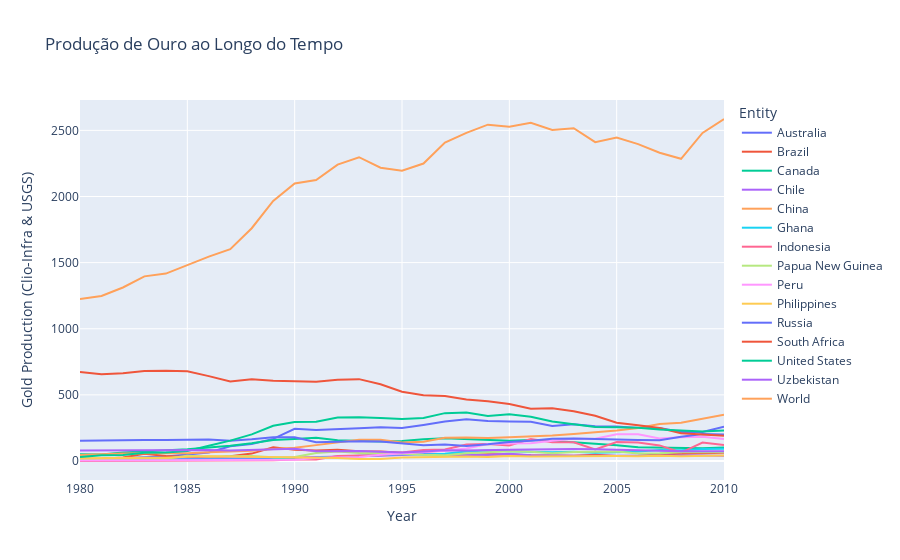

Notebook source saved alongside this figure:
### Code cell
line_fig = px.line(df_hist, x='Year', y='Gold Production (Clio-Infra & USGS)', color='Entity', title='Produção de Ouro ao Longo do Tempo')
line_fig

### Figure 1 — Plotly figure (JSON) as saved in the notebook; plotly's stock layout.template omitted (floating-point values rounded to 4 significant figures)
{"data": [{"hovertemplate": "Entity=Australia<br>Year=%{x}<br>Gold Production (Clio-Infra & USGS)=%{y}<extra></extra>", "legendgroup": "Australia", "line": {"color": "#636efa", "dash": "solid"}, "marker": {"symbol": "circle"}, "mode": "lines", "name": "Australia", "orientation": "v", "showlegend": true, "type": "scatter", "x": [1980, 1981, 1982, 1983, 1984, 1985, 1986, 1987, 1988, 1989, 1990, 1991, 1992, 1993, 1994, 1995, 1996, 1997, 1998, 1999, 2000, 2001, 2002, 2003, 2004, 2005, 2006, 2007, 2008, 2009, 2010], "xaxis": "x", "y": [18, 16, 22, 26, 34, 49, 65, 111, 129, 167, 244, 234, 243, 247, 255, 249, 273, 299, 316, 303, 299, 296, 265, 278, 262, 260, 250, 250, 220, 220, 260], "yaxis": "y"}, {"hovertemplate": "Entity=Brazil<br>Year=%{x}<br>Gold Production (Clio-Infra & USGS)=%{y}<extra></extra>", "legendgroup": "Brazil", "line": {"color": "#EF553B", "dash": "solid"}, "marker": {"symbol": "circle"}, "mode": "lines", "name": "Brazil", "orientation": "v", "showlegend": true, "type": "scatter", "x": [1980, 1981, 1982, 1983, 1984, 1985, 1986, 1987, 1988, 1989, 1990, 1991, 1992, 1993, 1994, 1995, 1996, 1997, 1998, 1999, 2000, 2001, 2002, 2003, 2004, 2005, 2006, 2007, 2008, 2009, 2010], "xaxis": "x", "y": [14, 17, 26, 54, 37, 30, 23, 36, 56, 103, 85, 80, 86, 74, 71, 62, 55, 52, 46, 51, 50, 43, 42, 40, 48, 38, 40, 50, 54, 60, 62], "yaxis": "y"}, {"hovertemplate": "Entity=Canada<br>Year=%{x}<br>Gold Production (Clio-Infra & USGS)=%{y}<extra></extra>", "legendgroup": "Canada", "line": {"color": "#00cc96", "dash": "solid"}, "marker": {"symbol": "circle"}, "mode": "lines", "name": "Canada", "orientation": "v", "showlegend": true, "type": "scatter", "x": [1980, 1981, 1982, 1983, 1984, 1985, 1986, 1987, 1988, 1989, 1990, 1991, 1992, 1993, 1994, 1995, 1996, 1997, 1998, 1999, 2000, 2001, 2002, 2003, 2004, 2005, 2006, 2007, 2008, 2009, 2010], "xaxis": "x", "y": [51, 49, 65, 74, 83, 88, 103, 116, 135, 159, 167, 176, 157, 151, 147, 151, 165, 172, 165, 158, 154, 159, 152, 141, 130, 120, 104, 102, 97, 97, 103], "yaxis": "y"}, {"hovertemplate": "Entity=Chile<br>Year=%{x}<br>Gold Production (Clio-Infra & USGS)=%{y}<extra></extra>", "legendgroup": "Chile", "line": {"color": "#ab63fa", "dash": "solid"}, "marker": {"symbol": "circle"}, "mode": "lines", "name": "Chile", "orientation": "v", "showlegend": true, "type": "scatter", "x": [1980, 1981, 1982, 1983, 1984, 1985, 1986, 1987, 1988, 1989, 1990, 1991, 1992, 1993, 1994, 1995, 1996, 1997, 1998, 1999, 2000, 2001, 2002, 2003, 2004, 2005, 2006, 2007, 2008, 2009, 2010], "xaxis": "x", "y": [7, 12, 17, 18, 17, 17, 18, 17, 21, 22, 27, 29, 34, 33, 39, 45, 53, 50, 45, 47, 54, 43, 39, 39, 40, 41, 42, 42, 39, 41, 39], "yaxis": "y"}, {"hovertemplate": "Entity=China<br>Year=%{x}<br>Gold Production (Clio-Infra & USGS)=%{y}<extra></extra>", "legendgroup": "China", "line": {"color": "#FFA15A", "dash": "solid"}, "marker": {"symbol": "circle"}, "mode": "lines", "name": "China", "orientation": "v", "showlegend": true, "type": "scatter", "x": [1980, 1981, 1982, 1983, 1984, 1985, 1986, 1987, 1988, 1989, 1990, 1991, 1992, 1993, 1994, 1995, 1996, 1997, 1998, 1999, 2000, 2001, 2002, 2003, 2004, 2005, 2006, 2007, 2008, 2009, 2010], "xaxis": "x", "y": [45, 53, 56, 58, 59, 59, 66, 72, 78, 90, 100, 120, 140, 160, 160, 140, 145, 175, 178, 173, 180, 185, 192, 205, 215, 230, 250, 280, 290, 320, 350], "yaxis": "y"}, {"hovertemplate": "Entity=Ghana<br>Year=%{x}<br>Gold Production (Clio-Infra & USGS)=%{y}<extra></extra>", "legendgroup": "Ghana", "line": {"color": "#19d3f3", "dash": "solid"}, "marker": {"symbol": "circle"}, "mode": "lines", "name": "Ghana", "orientation": "v", "showlegend": true, "type": "scatter", "x": [1980, 1981, 1982, 1983, 1984, 1985, 1986, 1987, 1988, 1989, 1990, 1991, 1992, 1993, 1994, 1995, 1996, 1997, 1998, 1999, 2000, 2001, 2002, 2003, 2004, 2005, 2006, 2007, 2008, 2009, 2010], "xaxis": "x", "y": [11, 11, 10, 9, 9, 9, 9, 10, 12, 13, 17, 26, 31, 39, 45, 53, 49, 54, 72, 79, 74, 70, 66, 70, 63, 67, 72, 84, 81, 91, 92], "yaxis": "y"}, {"hovertemplate": "Entity=Indonesia<br>Year=%{x}<br>Gold Production (Clio-Infra & USGS)=%{y}<extra></extra>", "legendgroup": "Indonesia", "line": {"color": "#FF6692", "dash": "solid"}, "marker": {"symbol": "circle"}, "mode": "lines", "name": "Indonesia", "orientation": "v", "showlegend": true, "type": "scatter", "x": [1980, 1981, 1982, 1983, 1984, 1985, 1986, 1987, 1988, 1989, 1990, 1991, 1992, 1993, 1994, 1995, 1996, 1997, 1998, 1999, 2000, 2001, 2002, 2003, 2004, 2005, 2006, 2007, 2008, 2009, 2010], "xaxis": "x", "y": [0, 0, 2, 2, 2, 3, 3, 4, 5, 5, 11, 11, 38, 42, 45, 64, 84, 87, 124, 129, 118, 166, 142, 141, 87, 143, 139, 118, 64, 140, 120], "yaxis": "y"}, {"hovertemplate": "Entity=Papua New Guinea<br>Year=%{x}<br>Gold Production (Clio-Infra & USGS)=%{y}<extra></extra>", "legendgroup": "Papua New Guinea", "line": {"color": "#B6E880", "dash": "solid"}, "marker": {"symbol": "circle"}, "mode": "lines", "name": "Papua New Guinea", "orientation": "v", "showlegend": true, "type": "scatter", "x": [1980, 1981, 1982, 1983, 1984, 1985, 1986, 1987, 1988, 1989, 1990, 1991, 1992, 1993, 1994, 1995, 1996, 1997, 1998, 1999, 2000, 2001, 2002, 2003, 2004, 2005, 2006, 2007, 2008, 2009, 2010], "xaxis": "x", "y": [14, 17, 18, 18, 17, 39, 34, 36, 38, 28, 31, 61, 71, 61, 59, 55, 47, 44, 58, 63, 73, 69, 59, 68, 67, 71, 57, 58, 67, 68, 67], "yaxis": "y"}, {"hovertemplate": "Entity=Peru<br>Year=%{x}<br>Gold Production (Clio-Infra & USGS)=%{y}<extra></extra>", "legendgroup": "Peru", "line": {"color": "#FF97FF", "dash": "solid"}, "marker": {"symbol": "circle"}, "mode": "lines", "name": "Peru", "orientation": "v", "showlegend": true, "type": "scatter", "x": [1980, 1981, 1982, 1983, 1984, 1985, 1986, 1987, 1988, 1989, 1990, 1991, 1992, 1993, 1994, 1995, 1996, 1997, 1998, 1999, 2000, 2001, 2002, 2003, 2004, 2005, 2006, 2007, 2008, 2009, 2010], "xaxis": "x", "y": [4, 5, 4, 5, 5, 6, 9, 9, 10, 10, 9, 23, 24, 30, 48, 58, 65, 78, 94, 129, 133, 134, 153, 168, 168, 202, 203, 170, 180, 184, 167], "yaxis": "y"}, {"hovertemplate": "Entity=Philippines<br>Year=%{x}<br>Gold Production (Clio-Infra & USGS)=%{y}<extra></extra>", "legendgroup": "Philippines", "line": {"color": "#FECB52", "dash": "solid"}, "marker": {"symbol": "circle"}, "mode": "lines", "name": "Philippines", "orientation": "v", "showlegend": true, "type": "scatter", "x": [1980, 1981, 1982, 1983, 1984, 1985, 1986, 1987, 1988, 1989, 1990, 1991, 1992, 1993, 1994, 1995, 1996, 1997, 1998, 1999, 2000, 2001, 2002, 2003, 2004, 2005, 2006, 2007, 2008, 2009, 2010], "xaxis": "x", "y": [20, 23, 26, 25, 25, 33, 35, 33, 31, 30, 25, 26, 23, 16, 15, 27, 30, 33, 34, 31, 37, 34, 36, 38, 36, 38, 36, 39, 36, 37, 41], "yaxis": "y"}, {"hovertemplate": "Entity=Russia<br>Year=%{x}<br>Gold Production (Clio-Infra & USGS)=%{y}<extra></extra>", "legendgroup": "Russia", "line": {"color": "#636efa", "dash": "solid"}, "marker": {"symbol": "circle"}, "mode": "lines", "name": "Russia", "orientation": "v", "showlegend": true, "type": "scatter", "x": [1980, 1981, 1982, 1983, 1984, 1985, 1986, 1987, 1988, 1989, 1990, 1991, 1992, 1993, 1994, 1995, 1996, 1997, 1998, 1999, 2000, 2001, 2002, 2003, 2004, 2005, 2006, 2007, 2008, 2009, 2010], "xaxis": "x", "y": [154, 157, 157, 158, 159, 160, 163, 154, 164, 180, 179, 142, 146, 150, 147, 132, 120, 124, 114, 126, 143, 153, 168, 170, 169, 163, 159, 157, 184, 205, 201], "yaxis": "y"}, {"hovertemplate": "Entity=South Africa<br>Year=%{x}<br>Gold Production (Clio-Infra & USGS)=%{y}<extra></extra>", "legendgroup": "South Africa", "line": {"color": "#EF553B", "dash": "solid"}, "marker": {"symbol": "circle"}, "mode": "lines", "name": "South Africa", "orientation": "v", "showlegend": true, "type": "scatter", "x": [1980, 1981, 1982, 1983, 1984, 1985, 1986, 1987, 1988, 1989, 1990, 1991, 1992, 1993, 1994, 1995, 1996, 1997, 1998, 1999, 2000, 2001, 2002, 2003, 2004, 2005, 2006, 2007, 2008, 2009, 2010], "xaxis": "x", "y": [673, 656, 663, 680, 683, 678, 642, 602, 618, 606, 603, 599, 614, 619, 580, 524, 498, 491, 465, 451, 431, 395, 399, 376, 342, 290, 270, 250, 210, 200, 190], "yaxis": "y"}, {"hovertemplate": "Entity=United States<br>Year=%{x}<br>Gold Production (Clio-Infra & USGS)=%{y}<extra></extra>", "legendgroup": "United States", "line": {"color": "#00cc96", "dash": "solid"}, "marker": {"symbol": "circle"}, "mode": "lines", "name": "United States", "orientation": "v", "showlegend": true, "type": "scatter", "x": [1980, 1981, 1982, 1983, 1984, 1985, 1986, 1987, 1988, 1989, 1990, 1991, 1992, 1993, 1994, 1995, 1996, 1997, 1998, 1999, 2000, 2001, 2002, 2003, 2004, 2005, 2006, 2007, 2008, 2009, 2010], "xaxis": "x", "y": [30, 43, 46, 62, 65, 75, 116, 154, 201, 266, 294, 296, 329, 331, 326, 317, 326, 362, 366, 341, 353, 335, 298, 277, 258, 256, 252, 238, 233, 223, 231], "yaxis": "y"}, {"hovertemplate": "Entity=Uzbekistan<br>Year=%{x}<br>Gold Production (Clio-Infra & USGS)=%{y}<extra></extra>", "legendgroup": "Uzbekistan", "line": {"color": "#ab63fa", "dash": "solid"}, "marker": {"symbol": "circle"}, "mode": "lines", "name": "Uzbekistan", "orientation": "v", "showlegend": true, "type": "scatter", "x": [1980, 1981, 1982, 1983, 1984, 1985, 1986, 1987, 1988, 1989, 1990, 1991, 1992, 1993, 1994, 1995, 1996, 1997, 1998, 1999, 2000, 2001, 2002, 2003, 2004, 2005, 2006, 2007, 2008, 2009, 2010], "xaxis": "x", "y": [79, 80, 81, 81, 82, 82, 84, 79, 84, 92, 92, 73, 75, 75, 70, 65, 72, 82, 80, 85, 85, 87, 90, 90, 88, 84, 77, 73, 73, 73, 73], "yaxis": "y"}, {"hovertemplate": "Entity=World<br>Year=%{x}<br>Gold Production (Clio-Infra & USGS)=%{y}<extra></extra>", "legendgroup": "World", "line": {"color": "#FFA15A", "dash": "solid"}, "marker": {"symbol": "circle"}, "mode": "lines", "name": "World", "orientation": "v", "showlegend": true, "type": "scatter", "x": [1980, 1981, 1982, 1983, 1984, 1985, 1986, 1987, 1988, 1989, 1990, 1991, 1992, 1993, 1994, 1995, 1996, 1997, 1998, 1999, 2000, 2001, 2002, 2003, 2004, 2005, 2006, 2007, 2008, 2009, 2010], "xaxis": "x", "y": [1224, 1248, 1312, 1396, 1417, 1483, 1545, 1602, 1760, 1966, 2098, 2125, 2241, 2297, 2218, 2195, 2249, 2408, 2481, 2543, 2528, 2557, 2503, 2516, 2411, 2446, 2396, 2331, 2285, 2481, 2586], "yaxis": "y"}], "layout": {"legend": {"title": {"text": "Entity"}, "tracegroupgap": 0}, "title": {"text": "Produção de Ouro ao Longo do Tempo"}, "xaxis": {"anchor": "y", "domain": [0, 1], "title": {"text": "Year"}}, "yaxis": {"anchor": "x", "domain": [0, 1], "title": {"text": "Gold Production (Clio-Infra & USGS)"}}}}
